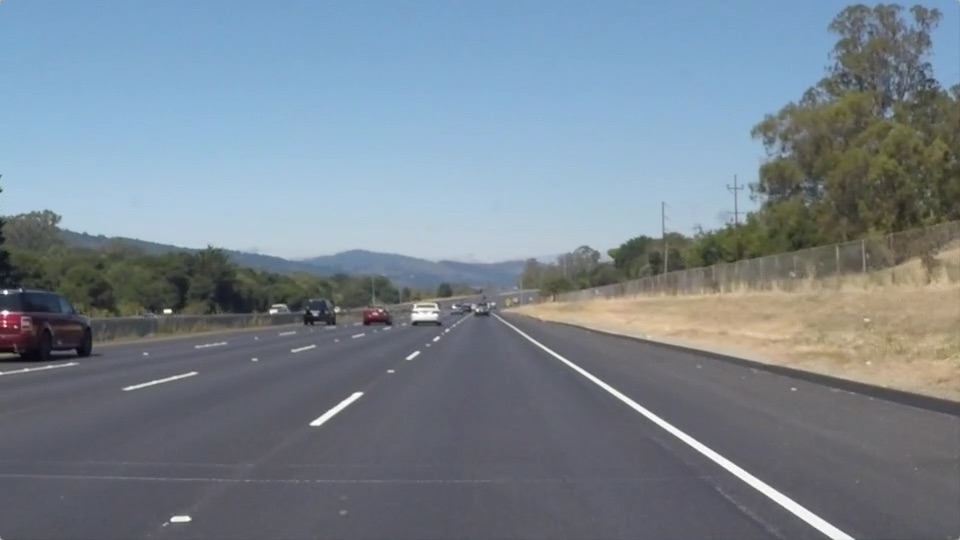
#> input picture Project1_Lane_Finding/test_images/solidWhiteRight.jpg, 960 x 540 px
$ jupyter execute --allow-errors P1.ipynb   (shell and % lines are left out)
#> lines starting #> are read from the running program, lines starting #| are printed output that depends on the picture; after the words box and inside, x2 and y2 are one past the last pixel; in counts of white or black regions, pixels touching at a corner belong together
# Self-Driving Car Engineer Nanodegree

## Project: **Finding Lane Lines on the Road**
***
In this project, you will use the tools you learned about in the lesson to identify lane lines on the road.  You can develop your pipeline on a series of individual images, and later apply the result to a video stream (really just a series of images). Check out the video clip "raw-lines-example.mp4" (also contained in this repository) to see what the output should look like after using the helper functions below.

Once you have a result that looks roughly like "raw-lines-example.mp4", you'll need to get creative and try to average and/or extrapolate the line segments you've detected to map out the full extent of the lane lines.  You can see an example of the result you're going for in the video "P1_example.mp4".  Ultimately, you would like to draw just one line for the left side of the lane, and one for the right.

In addition to implementing code, there is a brief writeup to complete. The writeup should be completed in a separate file, which can be either a markdown file or a pdf document. There is a [write up template](https://github.com/udacity/CarND-LaneLines-P1/blob/master/writeup_template.md) that can be used to guide the writing process. Completing both the code in the Ipython notebook and the writeup template will cover all of the [rubric points](https://review.udacity.com/#!/rubrics/322/view) for this project.

---
Let's have a look at our first image called 'test_images/solidWhiteRight.jpg'.  Run the 2 cells below (hit Shift-Enter or the "play" button above) to display the image.

**Note: If, at any point, you encounter frozen display windows or other confounding issues, you can always start again with a clean slate by going to the "Kernel" menu above and selecting "Restart & Clear Output".**

---

**The tools you have are color selection, region of interest selection, grayscaling, Gaussian smoothing, Canny Edge Detection and Hough Tranform line detection.  You  are also free to explore and try other techniques that were not presented in the lesson.  Your goal is piece together a pipeline to detect the line segments in the image, then average/extrapolate them and draw them onto the image for display (as below).  Once you have a working pipeline, try it out on the video stream below.**

---

<figure>

 <figcaption>
 <p></p>
 <p style="text-align: center;"> Your output should look something like this (above) after detecting line segments using the helper functions below </p>
 </figcaption>
</figure>
 <p></p>
<figure>

 <figcaption>
 <p></p>
 <p style="text-align: center;"> Your goal is to connect/average/extrapolate line segments to get output like this</p>
 </figcaption>
</figure>

**Run the cell below to import some packages.  If you get an `import error` for a package you've already installed, try changing your kernel (select the Kernel menu above --> Change Kernel).  Still have problems?  Try relaunching Jupyter Notebook from the terminal prompt.  Also, consult the forums for more troubleshooting tips.**

## Import Packages

[cell 1]
#importing some useful packages
import matplotlib.pyplot as plt
import matplotlib.image as mpimg
import numpy as np
import cv2

## Read in an Image

[cell 2]
#reading in an image
image = mpimg.imread('test_images/solidWhiteRight.jpg')
#> image is the input picture: shape (540, 960, 3); mean R, G, B 120.3, 132.6, 143.7

#printing out some stats and plotting
print('This image is:', type(image), 'with dimensions:', image.shape)
#| This image is: <class 'numpy.ndarray'> with dimensions: (540, 960, 3)
plt.imshow(image)  # if you wanted to show a single color channel image called 'gray', for example, call as plt.imshow(gray, cmap='gray')

(height,width,nch)=image.shape
print(height)
#| 540


#> (the rest of this cell did not finish here and is left out)

## Ideas for Lane Detection Pipeline

**Some OpenCV functions (beyond those introduced in the lesson) that might be useful for this project are:**

`cv2.inRange()` for color selection
`cv2.fillPoly()` for regions selection
`cv2.line()` to draw lines on an image given endpoints
`cv2.addWeighted()` to coadd / overlay two images
`cv2.cvtColor()` to grayscale or change color
`cv2.imwrite()` to output images to file
`cv2.bitwise_and()` to apply a mask to an image

**Check out the OpenCV documentation to learn about these and discover even more awesome functionality!**

## Helper Functions

Below are some helper functions to help get you started. They should look familiar from the lesson!

[cell 3]
import math

def grayscale(img):
    """Applies the Grayscale transform
    This will return an image with only one color channel
    but NOTE: to see the returned image as grayscale
    (assuming your grayscaled image is called 'gray')
    you should call plt.imshow(gray, cmap='gray')"""
    return cv2.cvtColor(img, cv2.COLOR_RGB2GRAY)
    # Or use BGR2GRAY if you read an image with cv2.imread()
    # return cv2.cvtColor(img, cv2.COLOR_BGR2GRAY)

def canny(img, low_threshold, high_threshold):
    """Applies the Canny transform"""
    return cv2.Canny(img, low_threshold, high_threshold)

def gaussian_blur(img, kernel_size):
    """Applies a Gaussian Noise kernel"""
    return cv2.GaussianBlur(img, (kernel_size, kernel_size), 0)

def region_of_interest(img, vertices):
    """
    Applies an image mask.

    Only keeps the region of the image defined by the polygon
    formed from `vertices`. The rest of the image is set to black.
    `vertices` should be a numpy array of integer points.
    """
    #defining a blank mask to start with
    mask = np.zeros_like(img)

    #defining a 3 channel or 1 channel color to fill the mask with depending on the input image
    if len(img.shape) > 2:
        channel_count = img.shape[2]  # i.e. 3 or 4 depending on your image
        ignore_mask_color = (255,) * channel_count
    else:
        ignore_mask_color = 255

    #filling pixels inside the polygon defined by "vertices" with the fill color
    cv2.fillPoly(mask, vertices, ignore_mask_color)

    #returning the image only where mask pixels are nonzero
    masked_image = cv2.bitwise_and(img, mask)
    return masked_image


def draw_lines(img, lines, color=[255, 0, 0], thickness=2):
    """
    NOTE: this is the function you might want to use as a starting point once you want to
    average/extrapolate the line segments you detect to map out the full
    extent of the lane (going from the result shown in raw-lines-example.mp4
    to that shown in P1_example.mp4).

    Think about things like separating line segments by their
    slope ((y2-y1)/(x2-x1)) to decide which segments are part of the left
    line vs. the right line.  Then, you can average the position of each of
    the lines and extrapolate to the top and bottom of the lane.

    This function draws `lines` with `color` and `thickness`.
    Lines are drawn on the image inplace (mutates the image).
    If you want to make the lines semi-transparent, think about combining
    this function with the weighted_img() function below
    """
    lx = []
    ly = []
    rx = []
    ry = []
    (height,width,nch)=img.shape

    ylim = [int(.6*height),int(.95*height)]
    mid = int(.55*width)
    for line in lines:
        for x1,y1,x2,y2 in line:
            m = slope(x1,y1,x2,y2);
            if m < -0.5 and x1<mid and x2<mid:
                lx.extend([x1,x2])
                ly.extend([y1,y2])
            elif m>0.5 and x1>mid and x2>mid:
                rx.extend([x1,x2])
                ry.extend([y1,y2])

    if len(lx)!=0 and len(ly)!=0:
        lm, lb = np.polyfit(lx, ly, 1)
        lx=[int((y-lb)/lm) for y in ylim]
        cv2.line(img, (lx[0], ylim[0]), (lx[1], ylim[1]), color, thickness)
    if len(rx)!=0 and len(ry)!=0:
        rm, rb = np.polyfit(rx, ry, 1)
        rx=[int((y-rb)/rm) for y in ylim]
        cv2.line(img, (rx[0], ylim[0]), (rx[1], ylim[1]), color, thickness)


def slope(x1,y1,x2,y2):
    return (y2-y1)/(x2-x1)
def hough_lines(img, rho, theta, threshold, min_line_len, max_line_gap):
    """
    `img` should be the output of a Canny transform.

    Returns an image with hough lines drawn.
    """
    lines = cv2.HoughLinesP(img, rho, theta, threshold, np.array([]), minLineLength=min_line_len, maxLineGap=max_line_gap)
    line_img = np.zeros((img.shape[0], img.shape[1], 3), dtype=np.uint8)
    draw_lines(line_img, lines)
    return line_img

# Python 3 has support for cool math symbols.

def weighted_img(img, initial_img, α=0.8, β=1., γ=0.):
    """
    `img` is the output of the hough_lines(), An image with lines drawn on it.
    Should be a blank image (all black) with lines drawn on it.

    `initial_img` should be the image before any processing.

    The result image is computed as follows:

    initial_img * α + img * β + γ
    NOTE: initial_img and img must be the same shape!
    """
    return cv2.addWeighted(initial_img, α, img, β, γ)

## Test Images

Build your pipeline to work on the images in the directory "test_images"
**You should make sure your pipeline works well on these images before you try the videos.**

[cell 4]
import os
os.listdir("test_images/")

## Build a Lane Finding Pipeline

Build the pipeline and run your solution on all test_images. Make copies into the `test_images_output` directory, and you can use the images in your writeup report.

Try tuning the various parameters, especially the low and high Canny thresholds as well as the Hough lines parameters.

[cell 5]
# TODO: Build your pipeline that will draw lane lines on the test_images
# then save them to the test_images_output directory.
from matplotlib import gridspec


#test_image_dir = "test_images"

# Read directory
#files = os.listdir(test_image_dir) # Assumption 1: All files are JPGs in the test_image directory

#images = [mpimg.imread(os.path.join(test_image_dir,file)) for file in files]

challenge_img_dir ="challenge_images"
files = os.listdir(challenge_img_dir)
images=[]
for n in range(0,len(files),50):
    images.append(mpimg.imread(os.path.join(challenge_img_dir,files[n])))
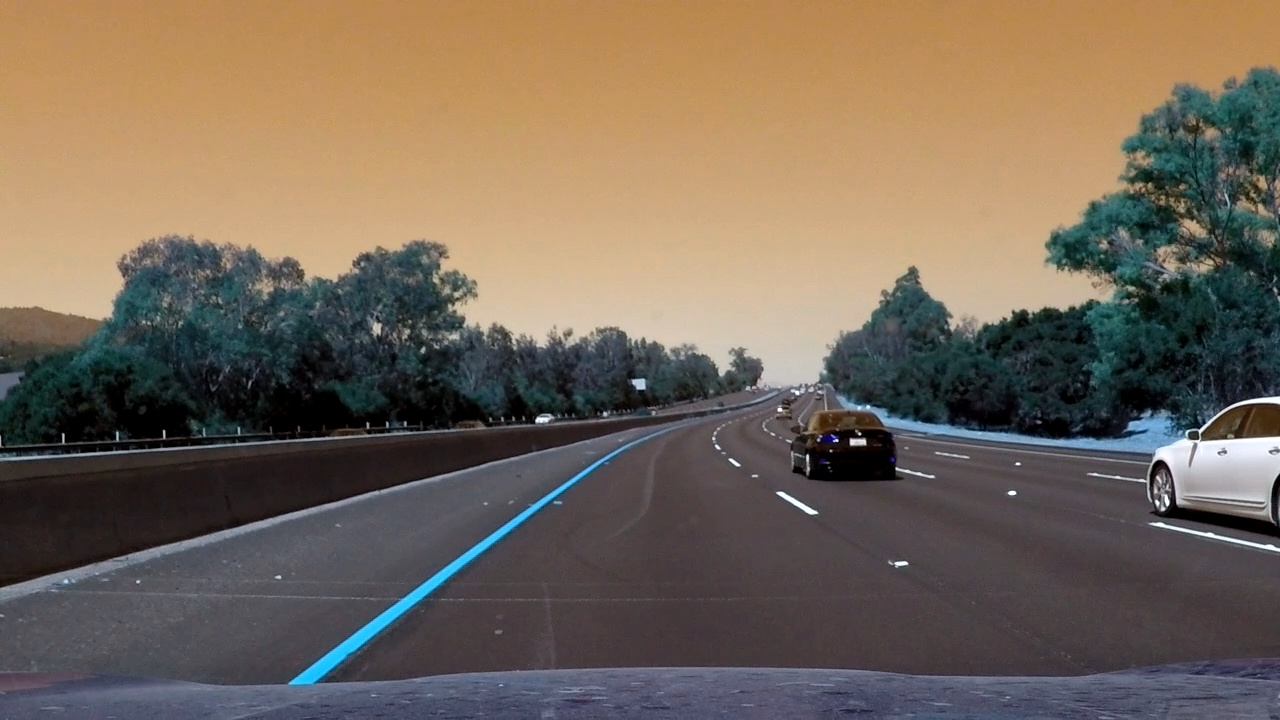
#> input picture Project1_Lane_Finding/challenge_images/frame100.jpg, 1280 x 720 px

fig = plt.figure(figsize=(15,15));
num_images = len(images)
#> num_images = 1
num_stages = 5;
gs = gridspec.GridSpec(num_images, num_stages+1)

# Pipeline
n=-1;
for (i,image) in enumerate(images):
    (height,width,nch)=image.shape

    n+=1;
    ax = fig.add_subplot(gs[n])
    ax.imshow(image)
    ax.set_title('Original')
    #do_plot(ax)

    # Step 1 : Convert to Gray Scale
    n+=1;
    gray = grayscale(image)
    ax = fig.add_subplot(gs[n])
    ax.set_title('Grayscale')
    ax.imshow(gray, cmap='gray')

    # Step 2: Gaussian Blur - Remove high freq noise
    n+=1;
    img_filt = gaussian_blur(gray, 5)
    ax = fig.add_subplot(gs[n])
    ax.set_title('Filtered')
    ax.imshow(gray, cmap='gray')

    # Step 3: Canny Edge Detection
    n+=1;
    #edge = canny(img_filt, 80,200)
    edge = canny(img_filt, 100,225)
    ax = fig.add_subplot(gs[n])
    ax.set_title('Edge Detected')
    ax.imshow(edge, cmap='gray')

    # Step 4 : Region of Interest Mask
    n+=1;
    #vertices = np.array([[(100,539),(450, 325), (520, 325), (880,539)]], dtype=np.int32)
    vertices = np.array([[(.1*width,.95*height),(.45*width, .6*height), (.55*width, .6*height), (.9*width,.95*height)]], dtype=np.int32)
    masked_image = region_of_interest(edge, vertices)
    ax = fig.add_subplot(gs[n])
    ax.set_title('Masked')
    ax.imshow(masked_image, cmap='gray')


    # Step 5: Hough Transform
    n+=1;
    rho = 1
    theta = np.pi/180 # radians
    threshold = 10
    min_line_len = 50
    max_line_gap =50

    line_image = hough_lines(masked_image, rho, theta, threshold, min_line_len, max_line_gap)
    ax = fig.add_subplot(gs[n])
    ax.set_title('Line Edges')
    ax.imshow(line_image, cmap='gray')

    #Final Processing
    plt.figure()
    line_image = np.copy(image)*0
    lines = cv2.HoughLinesP(masked_image, rho, theta, threshold, np.array([]),
                            min_line_len, max_line_gap)
    draw_lines(line_image, lines, color=[255, 0, 0], thickness=5)
    processed_image=weighted_img(line_image, image, 0.8, 1., 0.)
    plt.imshow(processed_image)
    plt.savefig("Processed%d.jpg" % i)
#> this loop made 1 pass
#> (n, vertices, ignore_mask_color in region_of_interest, rho, theta) on pass 1: (5, [[128, 684], [576, 432], [704, 432], [1152, 684]], 255, 1, 0.0175)
#> pass 1, `gray = grayscale(image)`:
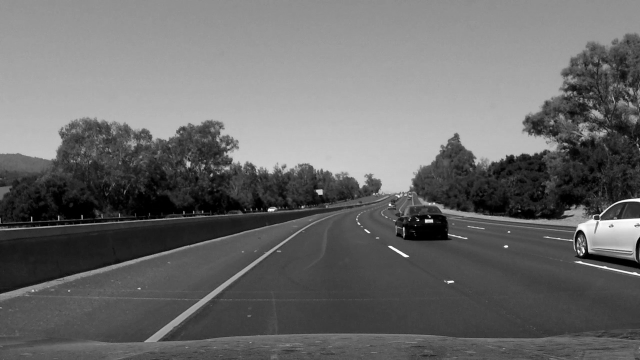
#> gray: shape (720, 1280) (shown at 1/2 size); min 0, max 255, mean 105.7
#> pass 1, `edge = canny(img_filt, 100,225)`:
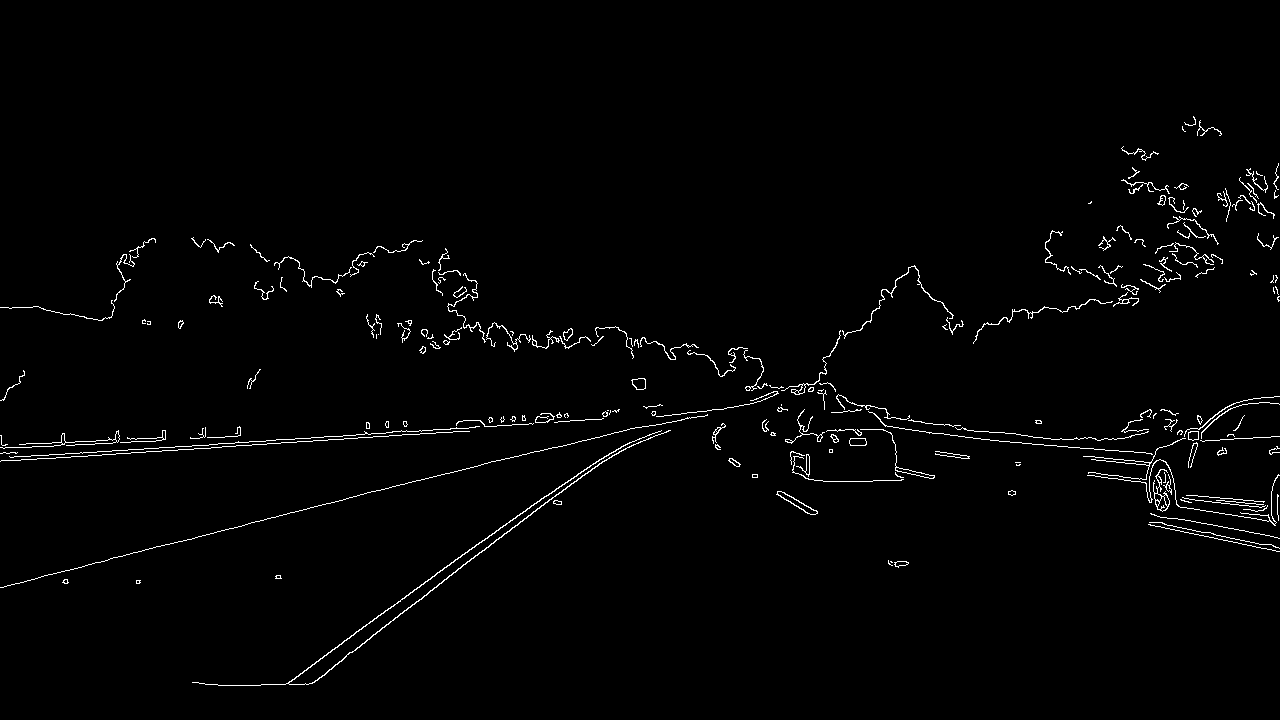
#> edge: shape (720, 1280); 1.5% white in thin lines or dots, all inside (x1, y1, x2, y2) = (0, 116, 1280, 686)
#> pass 1, in region_of_interest, `masked_image = cv2.bitwise_and(img, mask)`:
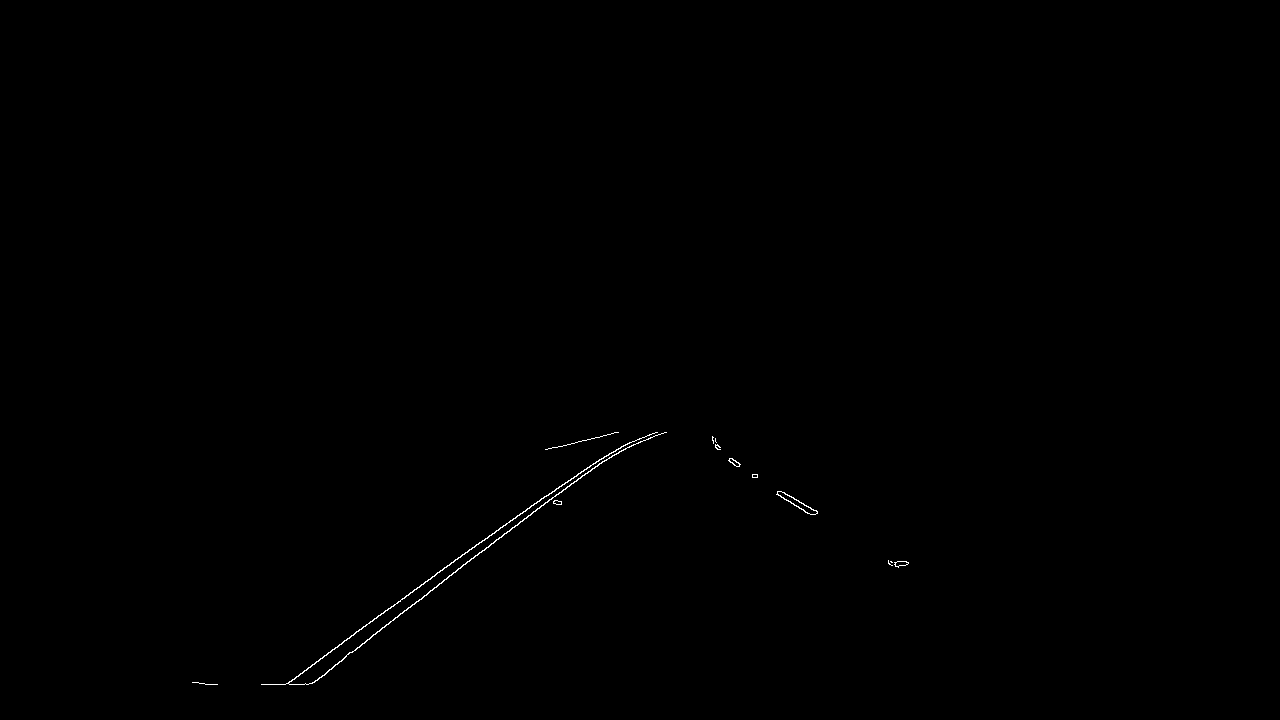
#> masked_image: shape (720, 1280); 0.18% white in thin lines or dots, all inside (x1, y1, x2, y2) = (192, 432, 909, 685)
#> pass 1, `plt.savefig("Processed%d.jpg" % i)`:
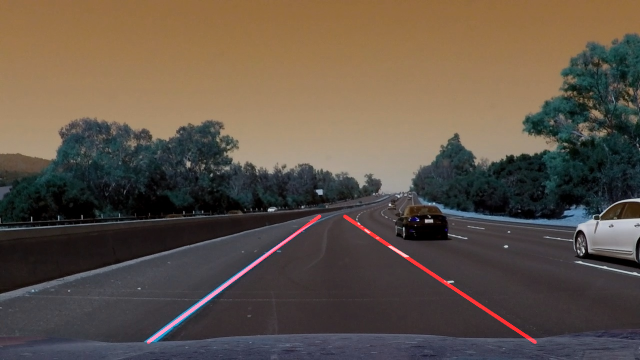
#> shown: shape (720, 1280, 3) (shown at 1/2 size); mean R, G, B 94.6, 82.6, 71.5
#> after the loop, n = 5

plt.tight_layout()
fig.savefig("processing.jpg")
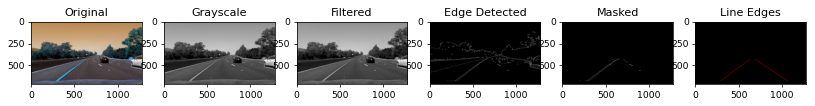
#> figure drawn by matplotlib, 6 panels

## Test on Videos

You know what's cooler than drawing lanes over images? Drawing lanes over video!

We can test our solution on two provided videos:

`solidWhiteRight.mp4`

`solidYellowLeft.mp4`

**Note: if you get an import error when you run the next cell, try changing your kernel (select the Kernel menu above --> Change Kernel). Still have problems? Try relaunching Jupyter Notebook from the terminal prompt. Also, consult the forums for more troubleshooting tips.**

**If you get an error that looks like this:**
```
NeedDownloadError: Need ffmpeg exe.
You can download it by calling:
imageio.plugins.ffmpeg.download()
```
**Follow the instructions in the error message and check out [this forum post](https://discussions.udacity.com/t/project-error-of-test-on-videos/274082) for more troubleshooting tips across operating systems.**

[cell 6]
import imageio
#> (the rest of this cell did not finish here and is left out)

[cell 7]
# Import everything needed to edit/save/watch video clips
from moviepy.editor import VideoFileClip
from IPython.display import HTML

[cell 8]
# [31 lines left out: function process_image, not called in this run]

#> (a cell that did not finish here is left out)

Let's try the one with the solid white lane on the right first ...

[cell 10]
white_output = 'test_videos_output/solidWhiteRight.mp4'
#> white_output = 'test_videos_output/solidWhiteRight.mp4'
## To speed up the testing process you may want to try your pipeline on a shorter subclip of the video
## To do so add .subclip(start_second,end_second) to the end of the line below
## Where start_second and end_second are integer values representing the start and end of the subclip
## You may also uncomment the following line for a subclip of the first 5 seconds
##clip1 = VideoFileClip("test_videos/solidWhiteRight.mp4").subclip(0,5)
#> (the rest of this cell did not finish here and is left out)
